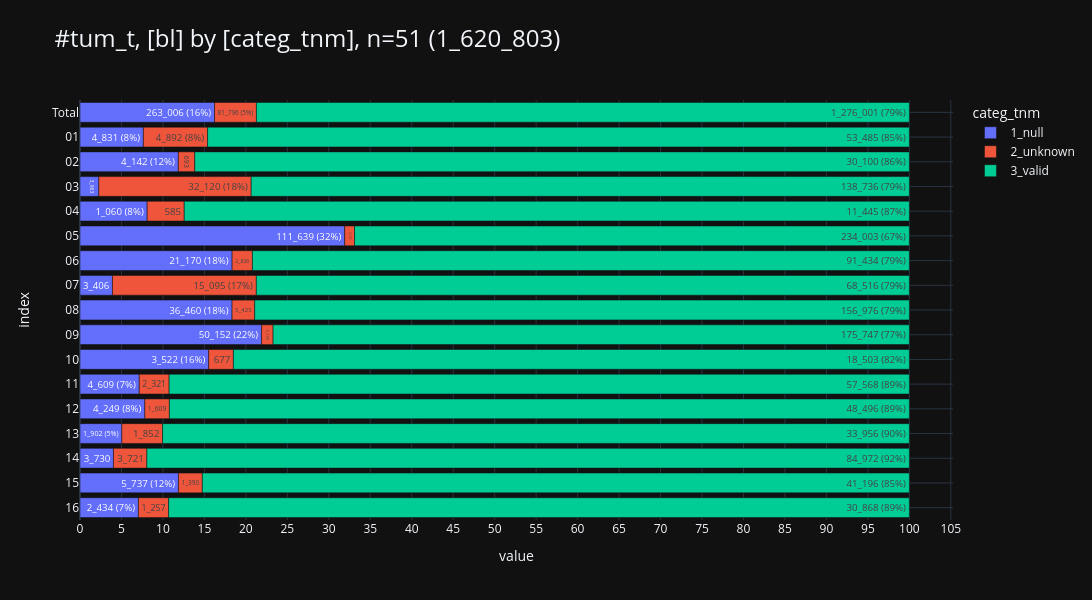

Write notebook code for a chart like this one.
### Markdown cell above
### <a id='toc1_5_9_'></a>[TNM](#toc0_)

### Code cell
db_tnm=con.sql("""--sql
    with t1 as (
        select
            GKZbl as bl,
            case 
                when TNMTKURZ is null then '1_null'
                when left(lower(TNMTKURZ),1) in ('x') then '2_unknown'
                else '3_valid' end as categ_tnm,
        from Tumor4
        where True
        and DJ between 2020 and 2023
        and DCO = 2
        and (
        left(ICDGM10, 1) ='C' and
            (
                right(left(ICDGM10,3), 2)::int8 between 00 and 43
                or right(left(ICDGM10,3), 2)::int8 between 45 and 69
                or right(left(ICDGM10,3), 2)::int8 between 73 and 75
            )
            and left(HISC,4)::int between 8010 and 8790
            and left(ICDGM10,3) not in ('C26', 'C39', 'C55')
            and ICDGM10 not in ('C140', 'C579', 'C639', 'C759')
        )
        and GKZbl::int between 1 and 16
    )
    select * from t1
""")

# tbl.descr_db(db_grad, "db_grad")

pls.plot_stacked_bars(
    db_tnm.to_df().iloc[:,:2],
    relative=True,
    show_total=True,
    orientation="h",
    show_pct_bar=True,
    caption="tum_t",
    height=600,
    width=1600,
    # kkr_col="z_kkr_label"
)

### Figure 1 — Plotly figure (JSON) as saved in the notebook; plotly's stock layout.template omitted (floating-point values rounded to 4 significant figures)
{"data": [{"hovertemplate": "col=1_null<br>value=%{x}<br>index=%{y}<br>cnt_pct_bar_str=%{text}<extra></extra>", "legendgroup": "1_null", "marker": {"color": "#636EFA", "pattern": {"shape": ""}}, "name": "1_null", "orientation": "h", "showlegend": true, "text": ["263_006 (16%)", "4_831 (8%)", "4_142 (12%)", "3_963", "1_060 (8%)", "111_639 (32%)", "21_170 (18%)", "3_406", "36_460 (18%)", "50_152 (22%)", "3_522 (16%)", "4_609 (7%)", "4_249 (8%)", "1_902 (5%)", "3_730", "5_737 (12%)", "2_434 (7%)"], "textposition": "auto", "type": "bar", "x": [263006, 4831, 4142, 3963, 1060, 111639, 21170, 3406, 36460, 50152, 3522, 4609, 4249, 1902, 3730, 5737, 2434], "xaxis": "x", "y": [" Total", "01", "02", "03", "04", "05", "06", "07", "08", "09", "10", "11", "12", "13", "14", "15", "16"], "yaxis": "y"}, {"hovertemplate": "col=2_unknown<br>value=%{x}<br>index=%{y}<br>cnt_pct_bar_str=%{text}<extra></extra>", "legendgroup": "2_unknown", "marker": {"color": "#EF553B", "pattern": {"shape": ""}}, "name": "2_unknown", "orientation": "h", "showlegend": true, "text": ["81_796 (5%)", "4_892 (8%)", "693", "32_120 (18%)", "585", "4_155", "2_826", "15_095 (17%)", "5_425", "3_178", "677", "2_321", "1_609", "1_852", "3_721", "1_390", "1_257"], "textposition": "auto", "type": "bar", "x": [81796, 4892, 693, 32120, 585, 4155, 2826, 15095, 5425, 3178, 677, 2321, 1609, 1852, 3721, 1390, 1257], "xaxis": "x", "y": [" Total", "01", "02", "03", "04", "05", "06", "07", "08", "09", "10", "11", "12", "13", "14", "15", "16"], "yaxis": "y"}, {"hovertemplate": "col=3_valid<br>value=%{x}<br>index=%{y}<br>cnt_pct_bar_str=%{text}<extra></extra>", "legendgroup": "3_valid", "marker": {"color": "#00CC96", "pattern": {"shape": ""}}, "name": "3_valid", "orientation": "h", "showlegend": true, "text": ["1_276_001 (79%)", "53_485 (85%)", "30_100 (86%)", "138_736 (79%)", "11_445 (87%)", "234_003 (67%)", "91_434 (79%)", "68_516 (79%)", "156_976 (79%)", "175_747 (77%)", "18_503 (82%)", "57_568 (89%)", "48_496 (89%)", "33_956 (90%)", "84_972 (92%)", "41_196 (85%)", "30_868 (89%)"], "textposition": "auto", "type": "bar", "x": [1276001, 53485, 30100, 138736, 11445, 234003, 91434, 68516, 156976, 175747, 18503, 57568, 48496, 33956, 84972, 41196, 30868], "xaxis": "x", "y": [" Total", "01", "02", "03", "04", "05", "06", "07", "08", "09", "10", "11", "12", "13", "14", "15", "16"], "yaxis": "y"}], "layout": {"barmode": "relative", "barnorm": "percent", "height": 600, "legend": {"title": {"text": "categ_tnm"}, "tracegroupgap": 0, "traceorder": "normal"}, "title": {"font": {"size": 24}, "text": "#tum_t, [bl] by [categ_tnm], n=51 (1_620_803)", "xanchor": "left", "y": 0.95, "yanchor": "top"}, "width": 1600, "xaxis": {"anchor": "y", "domain": [0, 1], "dtick": 5, "gridwidth": 1, "showgrid": true, "title": {"text": "value"}}, "yaxis": {"anchor": "x", "categoryarray": ["16", "15", "14", "13", "12", "11", "10", "09", "08", "07", "06", "05", "04", "03", "02", "01", " Total"], "categoryorder": "array", "domain": [0, 1], "gridwidth": 1, "showgrid": true, "title": {"text": "index"}}}}
